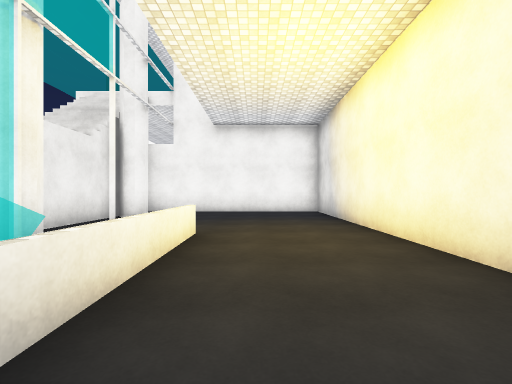
View 1 (above)

12 first-person views from a walk through a Unity game level. The camera is 1.3 m above the floor, looks level and sees 85° across. The floor is counted in squares, 2 m on a side. Each view is taken from the middle of a square. On the plan, view 1 faces up. The plan holds only what a view shows up to about 9 squares ahead; the rest is blank. The place goes on beyond the plan. The player character is not drawn. Some surface patterns are stand-ins.

View 2
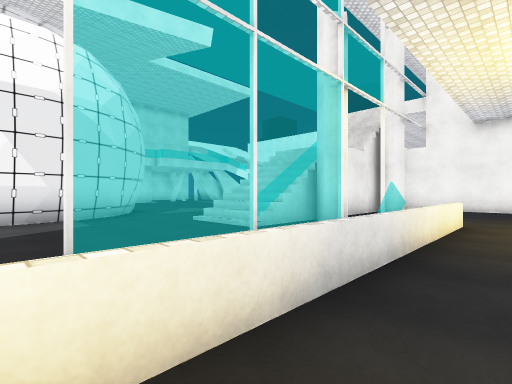

View 3
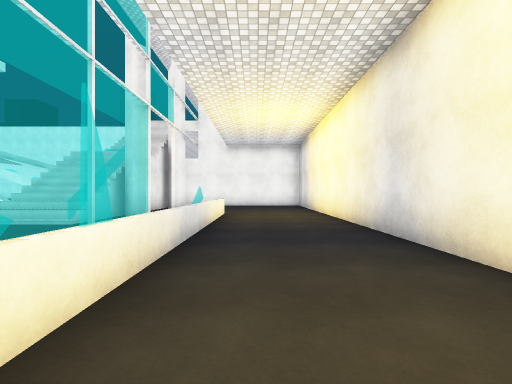

View 4
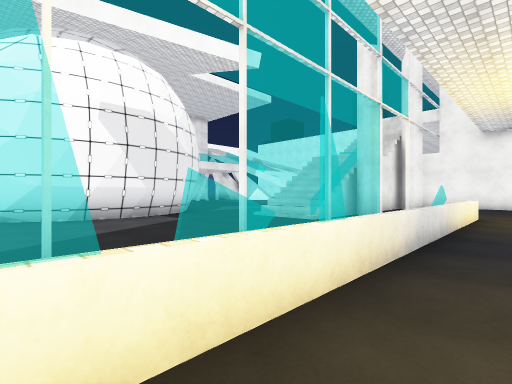

View 5
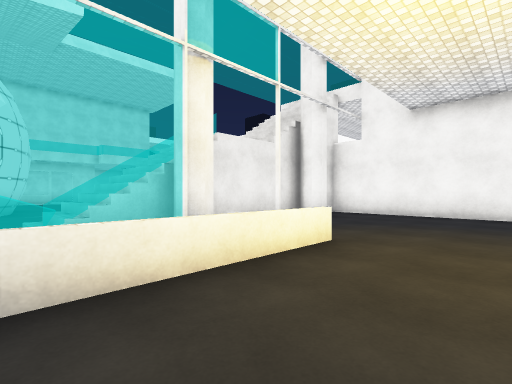

View 6
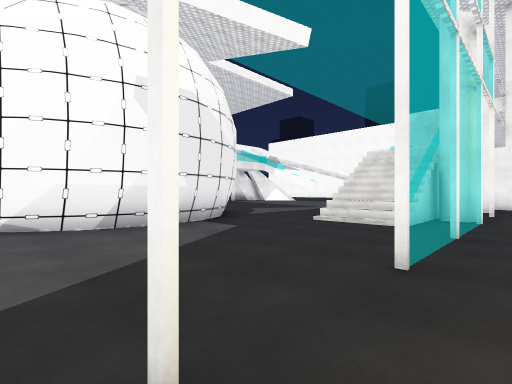

View 7
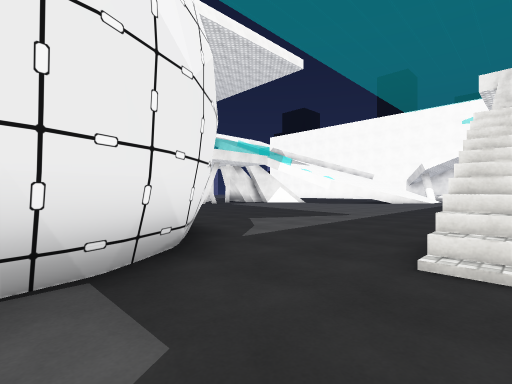

View 8
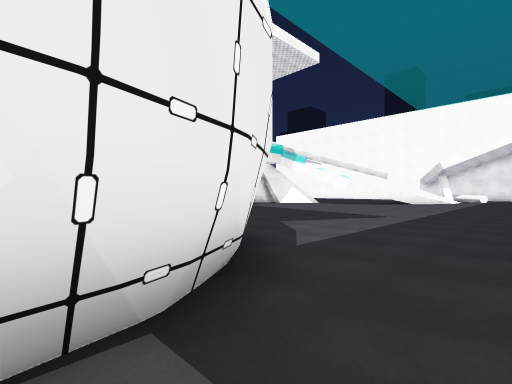

View 9
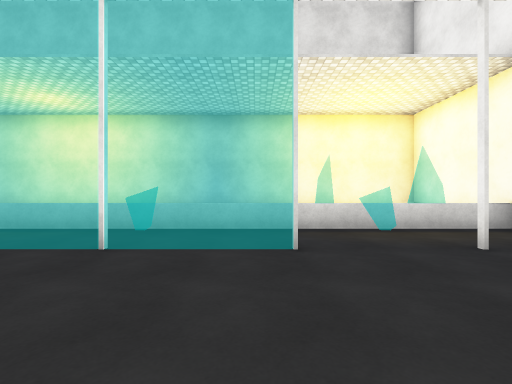

View 10
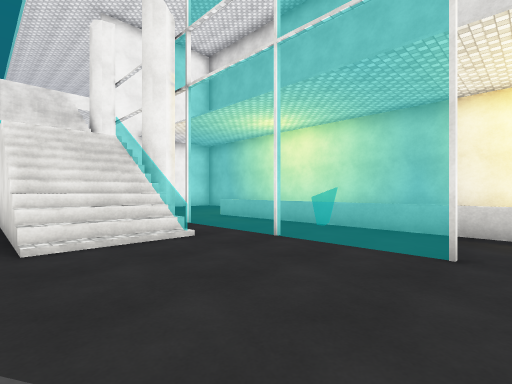

View 11
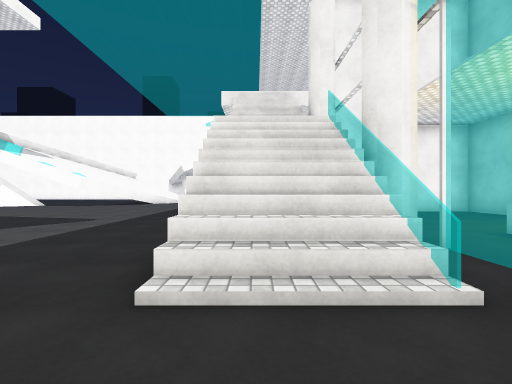

View 12
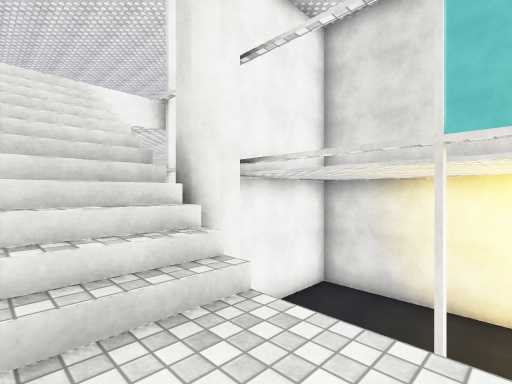

### Floor plan
Key: @ floor where view 1 was taken; # wall or solid block; . main floor; : floor 3.75 m higher than the main floor; / step, stairs or slope; = window, fence, low wall or low ledge.
Columns run from 10 left of view 1 to 2 right of it. Each row starts with its distance up from view 1.
 10   ..
  9 .... //######
  8 .....//.....#
  7 .....//#....#
  6 ...../:.....#
  5 ....//:.....#
  4 ...../##.=..#
  3 ...../==.=..#
  2 #..../==.=..#
  1 ###....=.=..#
  0   #....=.=@.#
 -1   ##...=.=..#
 -2   ##.....=..#
 -3   #......=..#
 -4   #......=. #

Positions as (right, up) in squares from view 1, and headings:
1: (0, 0), facing up
2: (0, -2), facing up-left
3: (0, -4), facing up
4: (0, -4), facing up-left
5: (1, 1), facing up-left
6: (-2, -4), facing up-left
7: (-5, -1), facing up-left
8: (-6, -1), facing up-left
9: (-6, -1), facing right
10: (-6, -2), facing up-right
11: (-5, 0), facing up
12: (-5, 5), facing up-right
